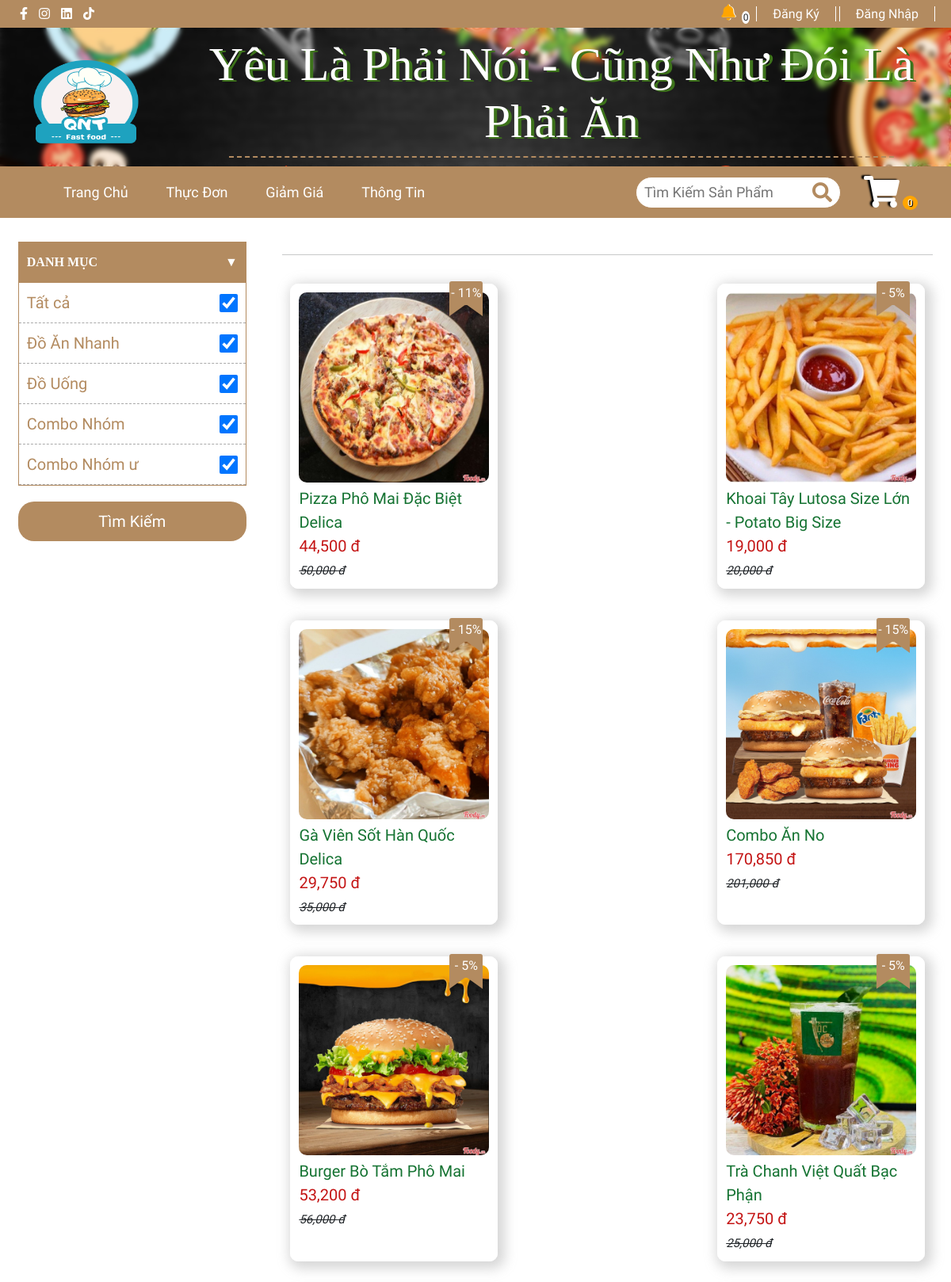
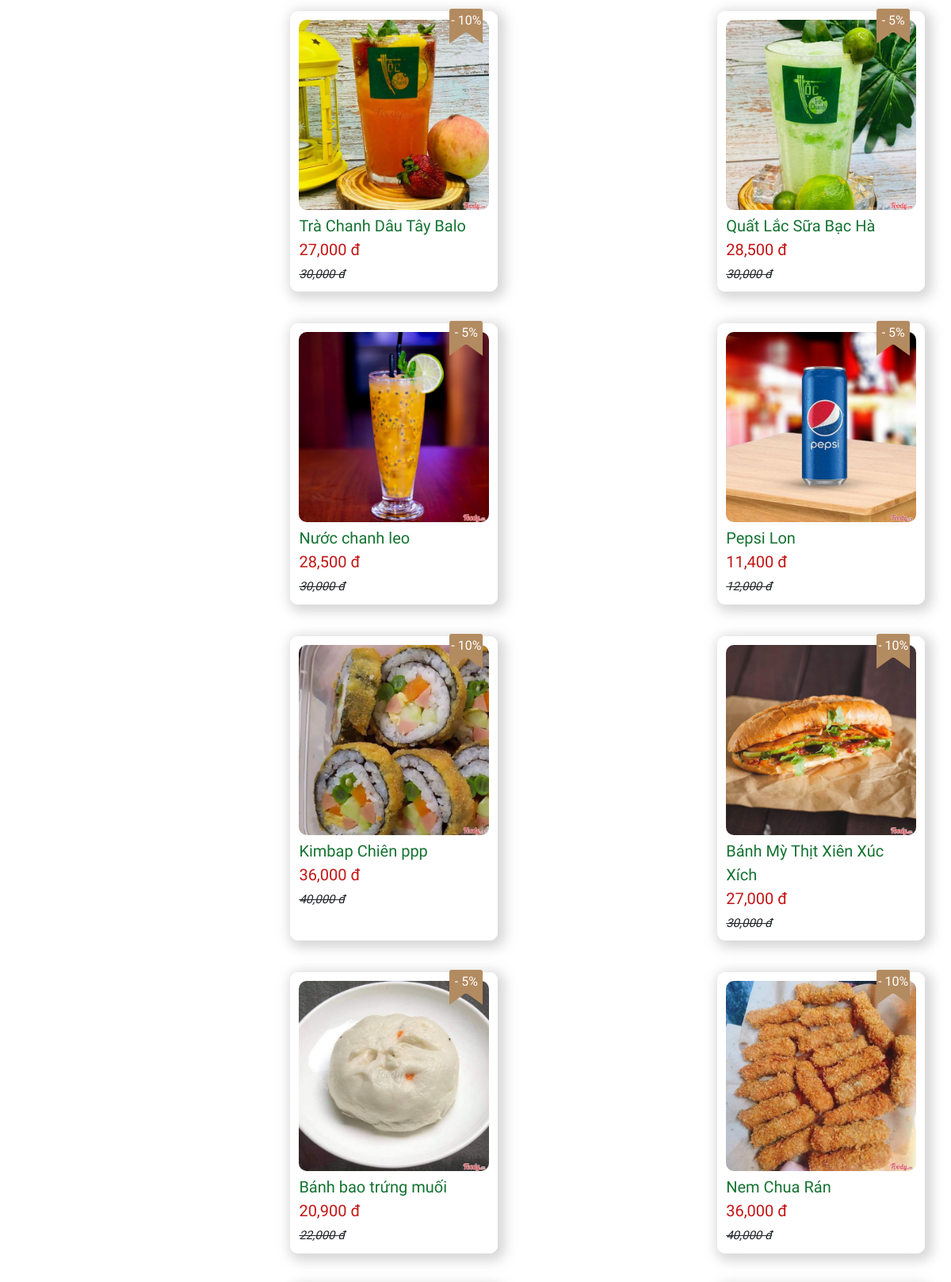
The page /?module=client&action=product (upper part) on the database its author committed (2 pictures, top to bottom).
### tables this page shows
CREATE TABLE `information` (
  `id` int NOT NULL,
  `logo` varchar(200) NOT NULL COMMENT 'url logo',
  `address` varchar(200) NOT NULL COMMENT 'địa chỉ 1',
  `phone` varchar(50) NOT NULL COMMENT 'số điện thoại',
  `email` varchar(200) NOT NULL COMMENT 'email'
);

CREATE TABLE `category` (
  `id` int NOT NULL COMMENT 'mã loại sản phẩm',
  `nameCategory` varchar(200) NOT NULL COMMENT 'tên loại sản phẩm',
  `image` varchar(50) NOT NULL COMMENT 'hình ảnh loại sản phẩm',
  `id_size` int DEFAULT NULL
);

CREATE TABLE `product` (
  `id_product` int NOT NULL COMMENT 'mã sản phẩm',
  `nameProduct` varchar(200) NOT NULL COMMENT 'tên sản phẩm',
  `price` int NOT NULL COMMENT 'giá tiền',
  `discount` int NOT NULL COMMENT 'giảm giá (%)',
  `image` varchar(200) NOT NULL COMMENT 'url hình ảnh',
  `describe` varchar(3000) NOT NULL COMMENT 'thông tin sản phẩm',
  `id_category` int NOT NULL COMMENT 'mã loại',
  `view` int NOT NULL COMMENT 'số lượt xem',
  `date` date NOT NULL COMMENT 'ngày đăng sản phẩm'
);

### index.php (called while the page is built, shortened)
<?php
require_once 'includes/Library/library.php';
$module = _MODULE_DEFAULT;
$action = _ACTION_DEFAULT;
if (!empty($_GET['module'])){
    if (is_string($_GET['module'])){
        $module = trim($_GET['module']);
    }
}
if (!empty($_GET['action'])){
    if (is_string($_GET['action'])){
        $action = trim($_GET['action']);
    }
}
$path = 'modules/'.$module.'/'.$action.'.php';
if (file_exists($path)){
    require_once $path;
}else{
    require_once 'modules/errors/404.php';
}

### includes/Library/library.php (the view, shortened to what this page needs)
<?php
function logo($note)
{
   $conn = connectDB();
   $result = $conn->query("SELECT * FROM information ");
   $row = $result->fetch_assoc();
    if ($note == 0) {
        echo '
            <img class="img-fluid" src="' . _WEB_HOST_TEMPLATE . '/images/' . $row['logo'] . '" alt="Theme-Logo" />
        ';
    } else if ($note == 1) {
        echo '
            <img class="img-fluid" src="' . _WEB_HOST_TEMPLATE . '/images/' . $row['logo'] . '" alt="Theme-Logo" />
        ';
    } else if ($note == 2) {
        echo '
            <img src="' . _WEB_HOST_TEMPLATE . '/images/' . $row['logo'] . '" alt="logo PoDo" />
        ';
    } else if ($note == 3) {
        echo '
            <img src="' . _WEB_HOST_TEMPLATE . '/images/' . $row['logo'] . '" alt="logo PoDo" />
        ';
    }
}
function disLogin($note)
{
    if (isset($_SESSION['user'])) {
        $conn = connectDB();
        $idCustomer = $_SESSION['user']['id'];
        $result = $conn->query("SELECT * FROM user WHERE id = " . $idCustomer . "");
        $row = $result->fetch_assoc();
        if ($note == 0) {
            echo '
            <span class="showUser">
              <div class="user__name" onclick="showNavUser()">
                <img src ="./images/avata/' . $row['image'] . '" class="img__avatar">
                <span class="userName">' . $row['username'] . '</span>
                <i class="fas icon_down_user">&#xf107;</i>
              </div>
              <div class="show__nav__user">
                <ul>
                  <li><a href="?module=admin&action=oder">Đơn Hàng</a></li>
                  <li><a href="?module=admin&action=oder">Lịch Sử Mua Hàng</a></li>
                  <li><a href="?module=user&action=setting">Tài Khoản</a></li>
                  <li><a class="disMobl" href="?module=auth&action=logout">Đăng Xuất</a></li>
                </ul>
              </div>
            </span>
            ';
        } else if ($note == 1) {
            echo '
                <span class="showUser">
              <div class="user__name" onclick="showNavUser()">
                <img src ="'._WEB_HOST_TEMPLATE.'/images/avata/' . $row['image'] . '" class="img__avatar">
                <span class="userName">' . $row['fullname'] . '</span>
                <i class="fas icon_down_user">&#xf107;</i>
              </div>
              <div class="show__nav__user">
                <ul>
                  <li><a href="?module=admin&action=oder">Đơn Hàng</a></li>
                  <li><a href="?module=user&action=setting">Tài Khoản</a></li>
                  <li><a href="?module=auth&action=logout">Đăng Xuất</a></li>
                </ul>
              </div>
            </span>
                ';
        } else if ($note == 3) {
            echo '
              <span class="showUser">
              <div class="user__name" onclick="showNavUser()">
                <img src ="'._WEB_HOST_TEMPLATE.'/images/avata/' . $row['image'] . '" class="img__avatar">
                <span class="userName">' . $row['username'] . '</span>
                <i class="fas icon_down_user">&#xf107;</i>
              </div>
              <div class="show__nav__user">
                <ul>
                  <li><a href="../UserManager/order.php">Đơn Hàng</a></li>
                  <li><a href="../UserManager/historyOrder.php">Lịch Sử Mua Hàng</a></li>
                  <li><a href="../UserManager/settingUser.php">Tài Khoản</a></li>
                  <li><a href="../Login/logout.php">Đăng Xuất</a>
                </ul>
              </div>
            </span>
            ';
        }
    } else {
        echo '
          <a class="hover__bg" href="?module=auth&action=register" style = "display: inline;" href="">Đăng Ký</a>
          <a class="hover__bg" href="?module=auth&action=login" style = "display: inline;" href="">Đăng Nhập</a>
        ';
    }
}
function showProductCategory2($category)
{
    $conn = connectDB();
    if ($category == 0) {
        $result = $conn->query("SELECT * FROM product");
    } else {
        $result = $conn->query("SELECT * FROM product WHERE id_category = '" . $category . "'");
    }
    if ($result->num_rows > 0) {
        while ($row = $result->fetch_assoc()) {
            echo '
        <div class="item-product-hot">
          <div class="item-product-hot-img">
            <img src="'._WEB_HOST_TEMPLATE.'/images/' . $row['image'] . '" alt="" />
            <a href="?module=client&action=detail&id=' . $row["id_product"] . '">Mua Ngay</a>
            <span class="discount">- ' . $row['discount'] . '%</span>
          </div>
          <div class="item-product-information">
            <a href="../Product_Detail/sanpham.php?id=' . $row["id_product"] . '" class="name-product">' . $row['nameProduct'] . '</a>
            <span class="priceSaled-product">' . number_format(ceil(($row['price'] - ($row['price'] * $row['discount']) / 100))) . ' đ</span>
            <span class="price-product">' . number_format($row['price']) . ' đ</span>
          </div>
        </div>
        ';
        }
    }
}
function showCategory($idCategory)
{
    $conn = connectDB();
     $result = $conn->query("SELECT * FROM category");
    if ($idCategory == 0) {
        if ($result->num_rows > 0) {
            echo '<li><span class="label-Sp">Tất cả</span><input type="checkbox" name="" onclick="chekboxAll()" checked="checked" onsubmit="submit()"></li>';
            while ($row = $result->fetch_assoc()) {
                echo '
          <li><span class="label-Sp">' . $row['nameCategory'] . '</span><input type="checkbox" checked="checked" class="valCheckbox" name="valCheckbox[]" value="' . $row['id'] . '"></li>
        ';
            }
        }
    }
}
?>

### templates/core/assets/css/style_product.css (style rules this page uses)
* { margin: 0; padding: 0; box-sizing: border-box; }
.account .showUser, .account a { text-decoration: none; color: #fff; padding: 0 20px; border-right: 1px solid #fff; border-left: 1px solid #fff; }
.logo img { width: 165px; height: 130px; display: block; }
.list-choose li { list-style-type: none; border-bottom: 1px dashed rgb(169, 169, 169); padding: 10px; font-size: 20px; display: flex; justify-content: space-between; align-items: center; color: var(--bg-color); }
.list-choose input { width: 23px; height: 23px; }
span.discount { position: relative; top: -278px; right: -190px; background-color: var(--bg-color); color: #fff; width: 42px; display: block; text-align: center; border-radius: 3px 3px 0 0; padding: 3px 0; }
span.discount::after { content: ""; width: 0; height: 0; left: 0; bottom: -14px; border-style: solid; position: absolute; border-width: 0 21px 15px; border-color: transparent var(--bg-color); }
.item-product-hot-img, .item-product-information { width: 240px; }
.item-product-hot-img { height: 245px; }
.item-product-hot { border: 1px solid #fff; padding: 10px; border-radius: 10px; box-shadow: 4px 4px 15px 5px #cccc; margin: 20px 10px; }
.item-product-hot-img img { width: 240px; height: auto; border-radius: 10px; }
.name-product { font-size: 20px; color: var(--text-color); display: block; transition: 0.2s; text-decoration: none; }
.price-product { padding-top: 5px; display: block; text-decoration: line-through; font-style: italic; font-size: 15px; }
.priceSaled-product { color: rgb(196, 21, 21); font-size: 20px; }
.item-product-hot { animation: productAnimate3; animation-duration: 2s; animation-direction: alternate-reverse; }

### templates/core/layouts/header.php (style rules this page uses)
:root { --bg-color: #B38B60; --text-color: #157332; --textPrice-color: #d21e1eff; }

### rows shown on the page
information: logo (picture)
category: nameCategory "Đồ Ăn Nhanh"
category: nameCategory "Đồ Uống"
category: nameCategory "Combo Nhóm"
category: nameCategory "Combo Nhóm ư"
product: image (picture), discount "11", nameProduct "Pizza Phô Mai Đặc Biệt Delica", ceil(($row['price'] - ($row['price'] * $row['discount']) / 100)) "44,500", price "50,000"
product: image (picture), discount "5", nameProduct "Khoai Tây Lutosa Size Lớn - Potato Big Size", ceil(($row['price'] - ($row['price'] * $row['discount']) / 100)) "19,000", price "20,000"
product: image (picture), discount "15", nameProduct "Gà Viên Sốt Hàn Quốc Delica", ceil(($row['price'] - ($row['price'] * $row['discount']) / 100)) "29,750", price "35,000"
product: image (picture), discount "15", nameProduct "Combo Ăn No", ceil(($row['price'] - ($row['price'] * $row['discount']) / 100)) "170,850", price "201,000"
product: image (picture), discount "5", nameProduct "Burger Bò Tắm Phô Mai", ceil(($row['price'] - ($row['price'] * $row['discount']) / 100)) "53,200", price "56,000"
product: image (picture), discount "5", nameProduct "Trà Chanh Việt Quất Bạc Phận", ceil(($row['price'] - ($row['price'] * $row['discount']) / 100)) "23,750", price "25,000"
product: image (picture), discount "10", nameProduct "Trà Chanh Dâu Tây Balo", ceil(($row['price'] - ($row['price'] * $row['discount']) / 100)) "27,000", price "30,000"
product: image (picture), discount "5", nameProduct "Quất Lắc Sữa Bạc Hà", ceil(($row['price'] - ($row['price'] * $row['discount']) / 100)) "28,500", price "30,000"
product: image (picture), discount "5", nameProduct "Nước chanh leo", ceil(($row['price'] - ($row['price'] * $row['discount']) / 100)) "28,500", price "30,000"
product: image (picture), discount "5", nameProduct "Pepsi Lon", ceil(($row['price'] - ($row['price'] * $row['discount']) / 100)) "11,400", price "12,000"
product: image (picture), discount "10", nameProduct "Kimbap Chiên ppp", ceil(($row['price'] - ($row['price'] * $row['discount']) / 100)) "36,000", price "40,000"
product: image (picture), discount "10", nameProduct "Bánh Mỳ Thịt Xiên Xúc Xích", ceil(($row['price'] - ($row['price'] * $row['discount']) / 100)) "27,000", price "30,000"
product: image (picture), discount "5", nameProduct "Bánh bao trứng muối", ceil(($row['price'] - ($row['price'] * $row['discount']) / 100)) "20,900", price "22,000"
product: image (picture), discount "10", nameProduct "Nem Chua Rán", ceil(($row['price'] - ($row['price'] * $row['discount']) / 100)) "36,000", price "40,000"
